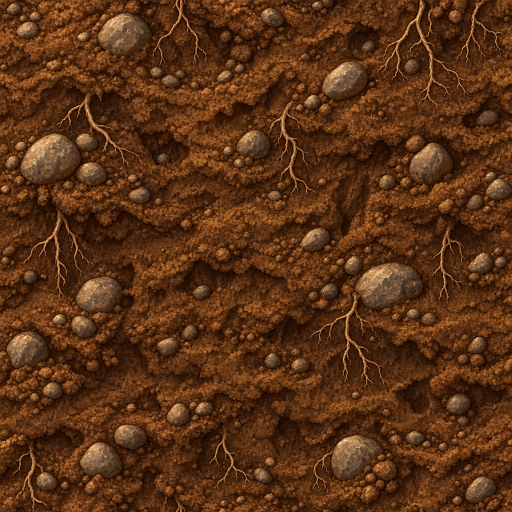
#> input picture asset/Originals/elevation/generated/mountain-dirt-wall-a.png, 1024 x 1024 px (shown at 1/2 size)
$ python -i build-elevation-art.py   (imports and definitions only)
#> lines starting #> are read from the running program, lines starting #| are printed output that depends on the picture
#> further down, picture is the input picture: shape (1024, 1024, 3); mean B, G, R 21.2, 49.4, 89.7
#!/usr/bin/env python3
"""Builds the cliff art for elevation (docs/godot/ELEVATION.md): seamless walls.

The art is generated with Magnific (GPT 2.5) and turned into runtime textures here; this tool does
not run in the game. Inputs are in asset/Originals/elevation/generated/, outputs (derived; re-run
the tool instead of editing them) in godot/asset/MAPS/elevation/.

Walls (WALLS: style -> source, courses in the source): a full-frame front view of a rock wall whose
courses are separated by dark straight crevices. The two complete courses after the first crevice
are each resampled to exactly 128 px (one level = 64 world units at 2 px per unit), cut through the
middle of their crevices (stacked courses meet in a full crevice; a wall's top and foot show half
of one), and made horizontally periodic with a minimum-error seam (image quilting). A wall texture
is always two courses tall: stacked walls alternate them (elevation.gd, the level of a wall's top
mod 2). The courses in a source may be a fraction (4.4: a course is 1024 / 4.4 px). A seamless
style (0 courses: the earth walls) has no crevices: one course of it, periodic both ways, twice
(SEAMLESS_SCALE).
  -> <style>-wall.png

(The wall ends, lips and feet it once built, `<style>-wall-end-*.png`, `<ground>-lip.png` and
`-foot.png`, belonged to the front-only cliff look and went with it on 2026-10-17; their sources
stay in asset/Originals/elevation/generated/. The walls' sides and corners come from
scripts/art/build-side-wall-art.py.)

(The old stairs kit it once built, `<style>-stairs-tread.png`, `-riser.png` and a railing coping per
wall style, went on 2026-11-07: the flights are painted pieces now, scripts/art/build-stairs-kit.py.)

Usage: python scripts/art/build-elevation-art.py [name ...] [--preview DIR]
"""
from __future__ import annotations

import argparse
import math
from pathlib import Path

import numpy as np
from PIL import Image

ROOT = Path(__file__).resolve().parents[2]
SRC = ROOT / "asset/Originals/elevation/generated"
OUT = ROOT / "godot/asset/MAPS/elevation"

## style -> (source file, number of courses in the source, even out its light). A cliff's style is
## painted on the world's `cliffs` layer or picked by the ground on top (its default in
## godot/game/world/elevation/cliffs/ground_wall_styles.tres). The generator paints the light falling off from the upper left over the whole
## frame, which would repeat as a bright patch every period of the wall: evened out for every style
## but meadow-rock (approved as it is on 2026-10-05).
WALLS = {
    "meadow-rock": ("wall-rock-a.png", 4, False),
    "snow-rock": ("snow-rock-wall-a.png", 4, True),
    "sandstone": ("sandstone-wall-a.png", 4, True),
    "cave-rock": ("cave-rock-wall-a.png", 4, True),
    "crystal-rock": ("crystal-rock-wall-b.png", 4, True),
    "mossy-rock": ("mossy-rock-wall-a.png", 4, True),
    "masonry": ("masonry-wall-d.png", 4.4, True),
    "root-rock": ("root-rock-wall-a.png", 4, True),
    "red-rock": ("red-rock-wall-a.png", 4, True),
    # The earth walls (2026-11-05, the owner: "dirt walls ... mountain, desert and ice", "we don't
    # have to stick to the blocks styles", "we dont need to make the between lines so evident"):
    # one continuous face of earth, no courses (0): see SEAMLESS_SCALE.
    "mountain-dirt": ("mountain-dirt-wall-a.png", 0, True),
    "desert-dirt": ("desert-dirt-wall-a.png", 0, True),
    "ice-dirt": ("ice-dirt-wall-a.png", 0, True),
    # The faces of the Phaser-era elevation experiment (asset/Originals/elevation/faces/ and
    # faces-v2/, 2026-10-04), seamless too (the owner, 2026-11-05: "i think that art is cool").
    "autumn-face": ("../faces/autumn-a.png", 0, True),
    "castle-face": ("../faces/castle-a.png", 0, True),
    "cave-face": ("../faces/cave-a.png", 0, True),
    "crystal-face": ("../faces/crystal-a.png", 0, True),
    "desert-face": ("../faces/desert-a.png", 0, True),
    "dungeon-face": ("../faces/dungeon-a.png", 0, True),
    "forest-face": ("../faces/forest-a.png", 0, True),
    "meadow-face": ("../faces/meadow-a.png", 0, True),
    "snow-face": ("../faces/snow-a.png", 0, True),
    "town-face": ("../faces/town-a.png", 0, True),
    "volcanic-face": ("../faces/volcanic-a.png", 0, True),
    "desert-strata": ("../faces-v2/desert-a.png", 0, True),
}
## A seamless style (0 courses in WALLS): an earth face with no courses or crevices, its levels told
## apart by the code (the walls' height, their top edge and foot), not by the look. Its source is
## scaled by SEAMLESS_SCALE (as a four-course source is: a level is 256 source px), one course is cut
## from its middle and made periodic both ways (minimum-error seams, SEAMLESS_OVERLAP source rows
## across the vertical wrap), and the texture holds it twice: every course of its walls is alike and
## stacked levels run on without a line.
SEAMLESS_SCALE = 0.5
SEAMLESS_OVERLAP = 48
## Seamless styles whose source shows rows (of bricks or blocks): style -> rows a level holds. The
## source is scaled so that many rows fill a level exactly (their period measured: `row_period`) and the
## course is cut from a mortar line, so the rows run on across the vertical wrap.
SEAMLESS_ROWS = {"castle-face": 2, "dungeon-face": 2, "town-face": 2}
## Lags (source px) searched for a row period.
ROW_PERIOD_RANGE = (40, 220)
## Evening out the light: the source's brightness averaged over LIGHT_CELLS x LIGHT_CELLS blocks
## (a stone or two each), smoothed, is divided out.
LIGHT_CELLS = 4
## Art px per course (one level = 64 world units at 2 px per unit).
COURSE_PX = 128
## Source columns blended across the horizontal wrap.
OVERLAP = 192
## Rows searched around each expected wall crevice.
JOINT_SEARCH = 48


# [60 lines left out: functions periodic, resize, tiled_preview, find_joints, course_spans, not called in this run]


def even_light(rgb: np.ndarray) -> np.ndarray:
    """Divides out the source's broad light (its brightness over LIGHT_CELLS² blocks, smoothed back
    to full size), keeping its mean brightness; the shading of each stone stays."""
    height, width = rgb.shape[:2]
#> height = 1024; width = 1024
    lum = Image.fromarray(rgb.mean(axis=2).astype(np.float32), "F")
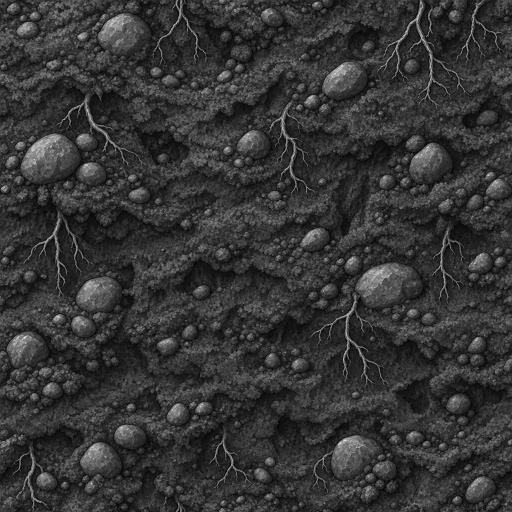
#> lum: PIL image 1024x1024 F (shown at 1/2 size); min 0, max 229.3, mean 53.4
    broad = lum.resize((LIGHT_CELLS, LIGHT_CELLS), Image.BOX).resize((width, height), Image.BICUBIC)
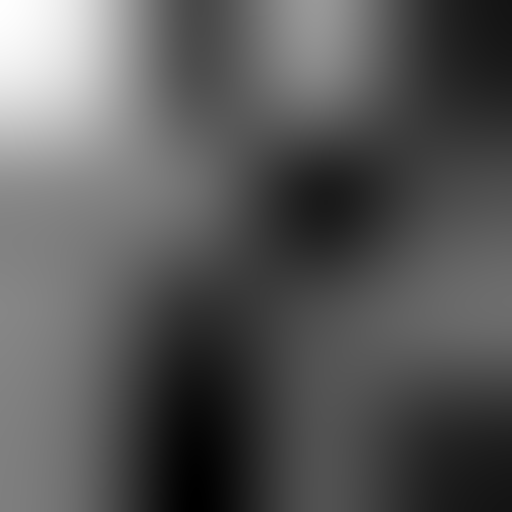
#> broad: PIL image 1024x1024 F (shown at 1/2 size); min 49.46, max 60.95, mean 53.5; drawn with min black and max white
    broad = np.maximum(np.asarray(broad, dtype=np.float64), 1.0)
#> broad: shape (1024, 1024) float64
    return rgb * (broad.mean() / broad)[..., None]


def periodic_rows(image: np.ndarray, overlap: int) -> np.ndarray:
    """`periodic` down the image: its bottom `overlap` rows replace the top ones up to a seam."""
    return periodic(image.transpose(1, 0, 2), overlap).transpose(1, 0, 2)


# [73 lines left out: functions row_period, seamless_layout, seamless_course, build_wall, main, not called in this run]


# [2 lines not run here, left out]

>>> import cv2
>>> picture = cv2.imread('../../asset/Originals/elevation/generated/mountain-dirt-wall-a.png')
>>> result = even_light(picture)

$ run again, on asset/Originals/elevation/generated/highland-lip-b.png
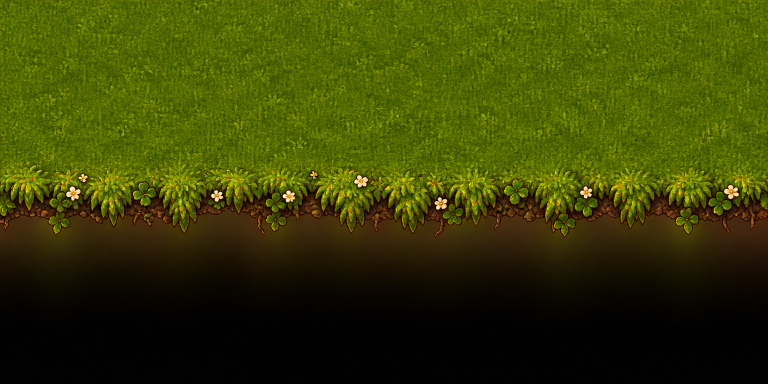
#> input picture asset/Originals/elevation/generated/highland-lip-b.png, 1536 x 768 px (shown at 1/2 size)
#> picture is the input picture: shape (768, 1536, 3); mean B, G, R 2.9, 64.2, 57.3
#> in even_light, `broad = lum.resize((LIGHT_CELLS, LIGHT_CELLS), Image.BOX).resize((widt..`:
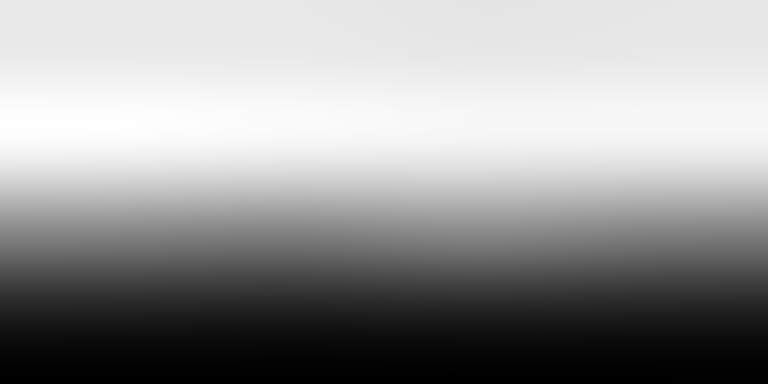
#> broad: PIL image 1536x768 F (shown at 1/2 size); min -1.94, max 70.02, mean 41.3; drawn with min black and max white
#> in even_light, `return rgb * (broad.mean() / broad)[..., None]`:
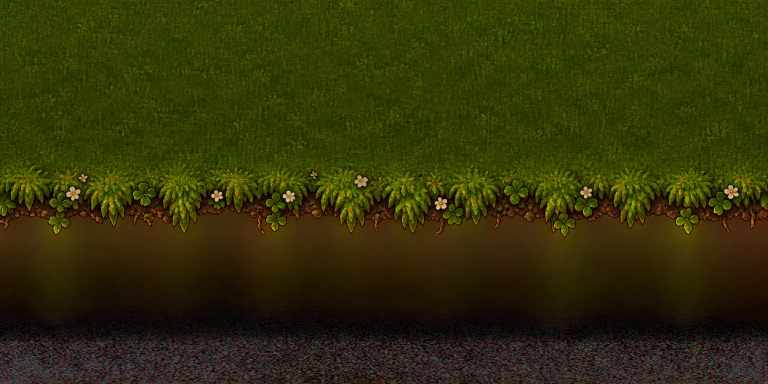
#> returned value: shape (768, 1536, 3) float64 (shown at 1/2 size); mean of channels 0, 1, 2 8.1, 53.2, 52.9; drawn with min black and max white

$ run again, on asset/Originals/elevation/generated/mountain-dirt-wall-b.png
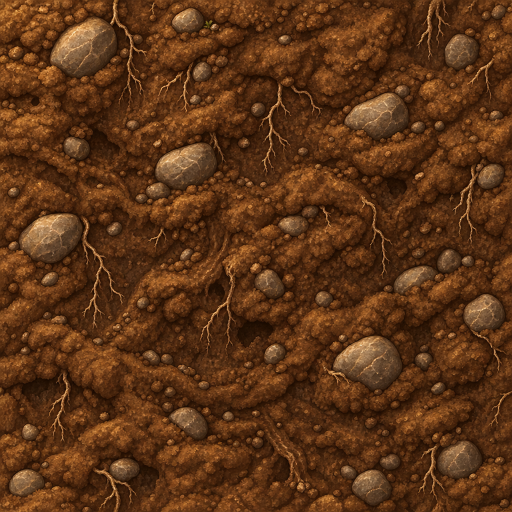
#> input picture asset/Originals/elevation/generated/mountain-dirt-wall-b.png, 1024 x 1024 px (shown at 1/2 size)
#> picture is the input picture: shape (1024, 1024, 3); mean B, G, R 22.7, 52.3, 92.7
#> in even_light, `broad = lum.resize((LIGHT_CELLS, LIGHT_CELLS), Image.BOX).resize((widt..`:
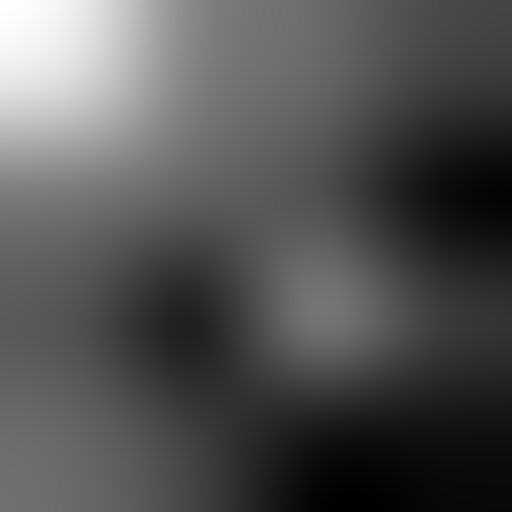
#> broad: PIL image 1024x1024 F (shown at 1/2 size); min 50.37, max 67.18, mean 55.9; drawn with min black and max white
#> in even_light, `return rgb * (broad.mean() / broad)[..., None]`:
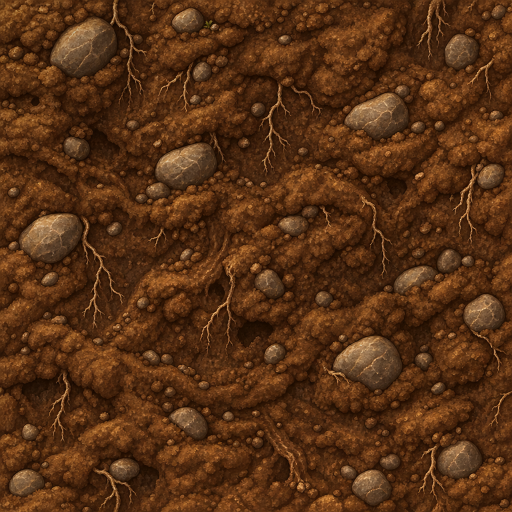
#> returned value: shape (1024, 1024, 3) float64 (shown at 1/2 size); mean of channels 0, 1, 2 22.6, 52.3, 92.7; drawn with min black and max white
